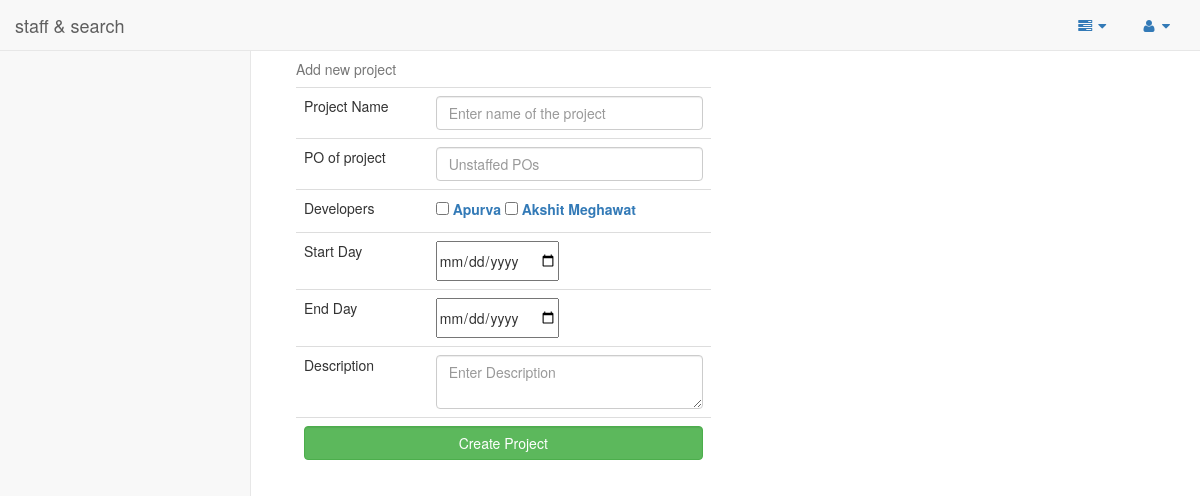
Before: /admin/new_project.php with the older database file.
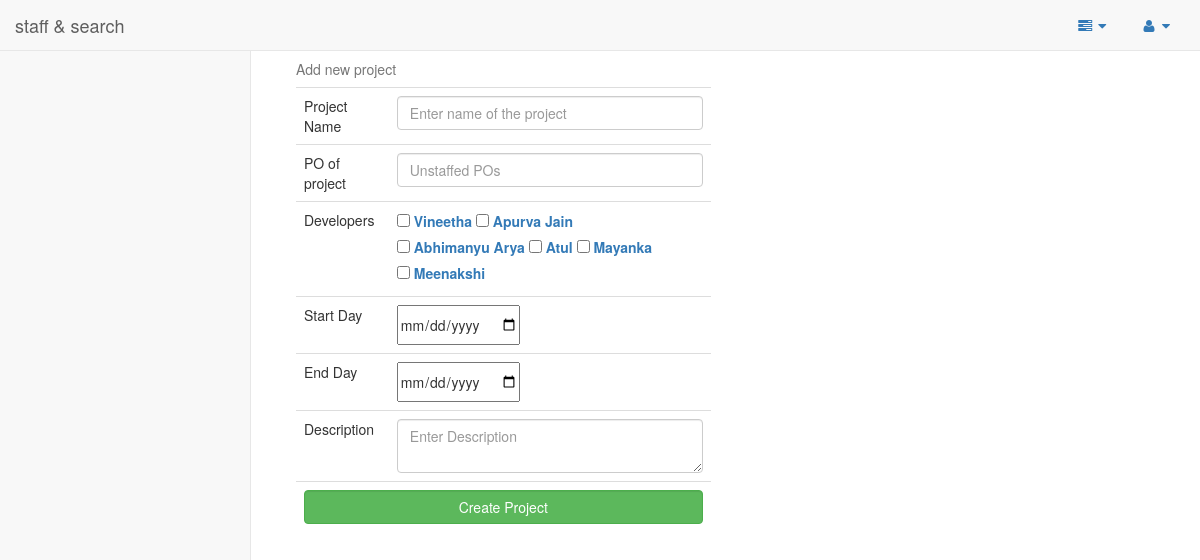
After: the same page with the newer database file.
### tables this page shows
CREATE TABLE IF NOT EXISTS `developer_project_map` (
`id` int(11) NOT NULL,
  `dev_id` int(11) NOT NULL,
  `project_id` int(11) NOT NULL,
  `tech` text NOT NULL
);

CREATE TABLE IF NOT EXISTS `developers` (
`dev_id` int(11) NOT NULL,
  `name` varchar(20) NOT NULL,
  `github_profile` text NOT NULL,
  `tech` text NOT NULL
);

### admin/new_project.php (the view, shortened to what this page needs)
<?php
include("header.php");
?>
<body>
  <div id="wrapper">
    <?php
    include 'side_and_menu.php';
    ?>
    <?php
    function valid_project($pr_id)
    {
      $res = mysql_query("select * from projects where project_id = '$pr_id' and end_day < curdate()");
      if ($res)
      {
        $response = mysql_fetch_array($res);
        if(count($response) > 1)
          return true;
      }
      else
      {
        return false;
      }
    }
    $list_of_devs ="select *
    from developers devs LEFT OUTER JOIN developer_project_map map
    on devs.dev_id = map.dev_id
    order by map.project_id desc
    ";
    $dev_lists = mysql_query($list_of_devs);
    ?>
  <div id="page-wrapper">
    <div class="col-md-6">
      <form method="POST" action="new_project_submit.php">
        <table class="table">
          <caption>Add new project</caption>
          <tbody>
            <tr>
              <td>Project Name</td>
              <td><input type="text" placeholder="Enter name of the project" class="form-control" name="project_name" autocomplete="off"></td>
            </tr>
            <tr>
              <td>PO of project</td>
              <td><input type="text" placeholder="Unstaffed POs" list = "pos" class="form-control" name="po_name" autocomplete="off"></td>
            </tr>
            <tr>
              <td>Developers</td>
              <td>
                <?php
                $array = array();
                while ($row = mysql_fetch_array($dev_lists)) {
                  if (!in_array($row["0"], $array))
                {
                  array_push($array, $row["0"]);
                  if(valid_project($row["project_id"]) || is_null($row["project_id"]))
                  {
                    echo "<label><input type='checkbox' name=devs[] value='".$row['0']."'> <a href='show_employee_details.php?id=".$row['0']."'>".$row['1']."</a> </label> ";
                  }
                }
                }
                ?>
              </td>
            </tr>
            <tr>
              <td>Start Day</td>
              <td><input type="date" name="start_day"></td>
            </tr>
            <tr>
              <td>End Day</td>
              <td><input type="date" name="end_day"></td>
            </tr>
            <tr>
            <td>Description</td>
              <td><textarea name="desc" class="form form-control" placeholder="Enter Description"></textarea></td>
            </tr>
            <tr>
              <td colspan="2">
                <input type="submit" name="sub" value="Create Project" class="btn btn-success form-control">
              </td>
            </tr>
          </tbody>
        </table>
      </form>
    </div>
  </div>
</div>
</body>
</html>

Changed rows visible on the page:
removed developer_project_map: dev.name "Apurva"
removed developer_project_map: dev.name "Akshit Meghawat"
added developer_project_map: dev.name "Vineetha"
added developers: name "Apurva Jain"
added developers: name "Abhimanyu Arya"
added developers: name "Atul"
added developers: name "Mayanka"
added developers: name "Meenakshi"
